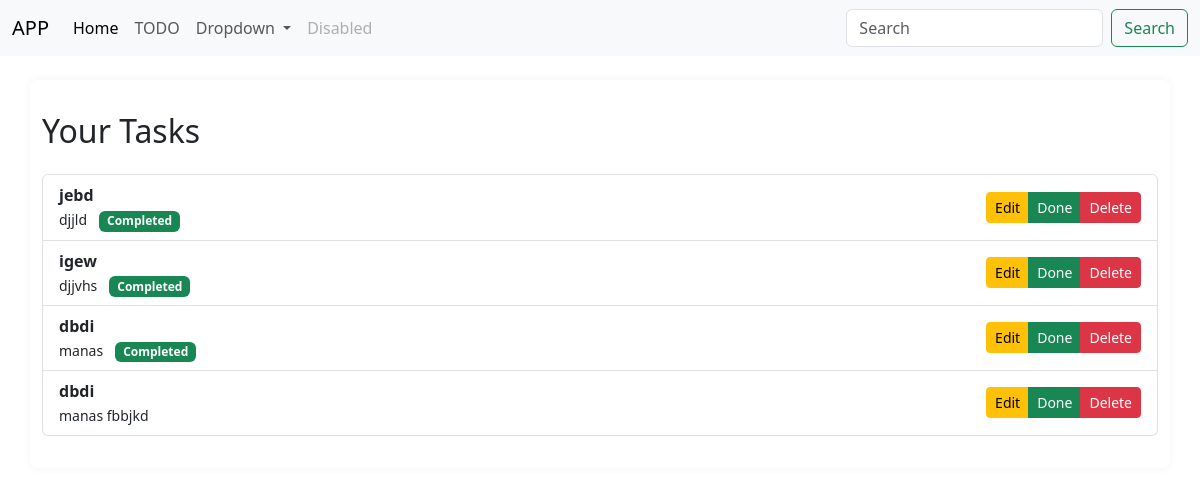
Page /data on the earlier database version.
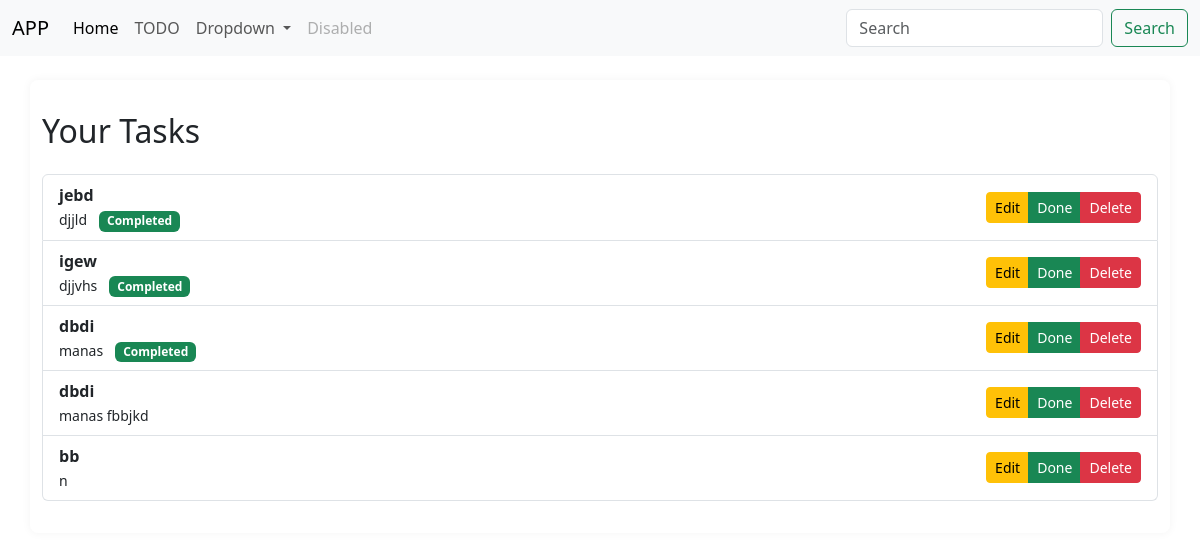
Same page on the later database version.
### apps.py (models this page shows, shortened)
class Todo(db.Model):
    sno = db.Column(db.Integer, primary_key=True)
    title = db.Column(db.String(200), nullable=False)
    desc = db.Column(db.String(500), nullable=False)
    status = db.Column(db.String(20))
    date_created = db.Column(db.DateTime, default=datetime.utcnow)

### apps.py (the view, shortened to what this page needs)
@app.route("/data", methods=["GET", "POST"])
def data_page():
    alltodo = Todo.query.all()
    completed_page = Todo.query.filter_by(status="completed").all()
    pending_tasks = Todo.query.filter_by(status="pending").all()
    return render_template("dataentries.html", alltodo=alltodo, pending_tasks=pending_tasks, completed_page=completed_page)

### templates/dataentries.html (shortened to what this page needs)
{% extends "base.html" %}
{% block content %}
  <h2 class="mb-4">Your Tasks</h2>
  <ul class="list-group">
    {% for todo in alltodo %}
      <li class="list-group-item d-flex justify-content-between align-items-center">
        <div>
          <strong>{{ todo.title }}</strong><br>
          <small>{{ todo.desc }}</small>
          {% if todo.status == "completed" %}
            <span class="badge bg-success ms-2">Completed</span>
          {% endif %}
        </div>
        <div class="btn-group">
          <a href="/?title={{ todo.title }}&desc={{ todo.desc }}" class="btn btn-sm btn-warning">Edit</a>
          <a href="/completed/{{ todo.sno }}" class="btn btn-sm btn-success">Done</a>
          <a href="/delete/{{ todo.sno }}" class="btn btn-sm btn-danger">Delete</a>
        </div>
      </li>
    {% endfor %}
  </ul>
{% endblock %}

### templates/base.html (shortened to what this page needs)
<!doctype html>
<html lang="en">
<head>
  <link rel="stylesheet" href="{{ url_for('static', filename='css/styles.css') }}">
  <link rel="stylesheet" href="https://cdn.jsdelivr.net/npm/bootstrap@5.3.8/dist/css/bootstrap.min.css">
</head>
<body>
    <nav class="navbar navbar-expand-lg bg-body-tertiary">
        <div class="container-fluid">
            <a class="navbar-brand" href="/">APP</a>
            <div class="collapse navbar-collapse" id="navbarSupportedContent">
                <ul class="navbar-nav me-auto mb-2 mb-lg-0">
                    <li class="nav-item">
                        <a class="nav-link active" aria-current="page" href="/">Home</a>
                    </li>
                    <li class="nav-item">
                        <a class="nav-link" href="/todo">TODO</a>
                    </li>
                    <li class="nav-item dropdown">
                        <a class="nav-link dropdown-toggle" href="#" role="button" data-bs-toggle="dropdown"
                            aria-expanded="false">
                            Dropdown
                        </a>
                    </li>
                    <li class="nav-item">
                        <a class="nav-link disabled" aria-disabled="true">Disabled</a>
                    </li>
                </ul>
                <form class="d-flex" role="search">
                    <input class="form-control me-2" type="search" placeholder="Search" aria-label="Search" />
                    <button class="btn btn-outline-success" type="submit">Search</button>
                </form>
            </div>
        </div>
    </nav>
    <div class="container mt-4">
  {% block content %}{% endblock %}
</div>
</body>
</html>

### static/css/styles.css (style rules this page uses)
* { margin: 0; padding: 0; box-sizing: border-box; }
body { background-color: white; color: #333; font-family: 'Segoe UI', Tahoma, Geneva, Verdana, sans-serif; min-height: 100vh; }
.navbar { background-color: #f8f9fa; }
.container { background-color: #ffffff; padding: 2rem; border-radius: 8px; box-shadow: 0 0 10px rgba(0, 0, 0, 0.05); }

Differences in the rows shown:
added Todo: title "bb", desc "n"
